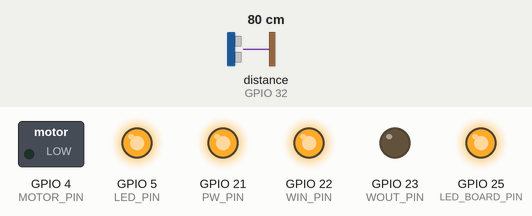
The sketch below on a simulated ESP32. On the bench: switched loads named in the sketch (green lamp = pin HIGH), output pins drawn as LEDs (lit = HIGH). Wiring (inferred from the names in the program): ultrasonic range finder: trigger GPIO 33; echo GPIO 32. The inputs (shaded band) are chosen by the test bench; at power-on: distance to the obstacle (sensor on GPIO 32) 80 cm. The echo pulse lasts 58.3 µs per cm; WiFi joins after 1.5 s; servers stay silent unless stated; the local clock reads 2024-03-15 10:24:30 at power-on unless the sketch sets it; pins used as bus, display or sensor lines are not drawn; what the sketch prints to the serial monitor is not drawn.

Above: at 3.2 s.
3.3 s: distance to the obstacle (sensor on GPIO 32) set to 2 cm
At 5.2 s:
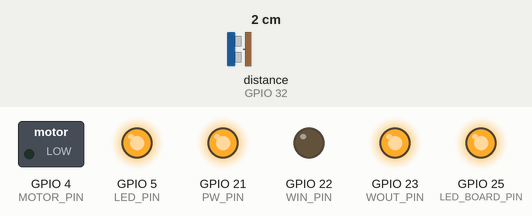
5.5 s: distance to the obstacle (sensor on GPIO 32) set to 5 cm
7.2 s: distance to the obstacle (sensor on GPIO 32) set to 8 cm
At 8.6 s:
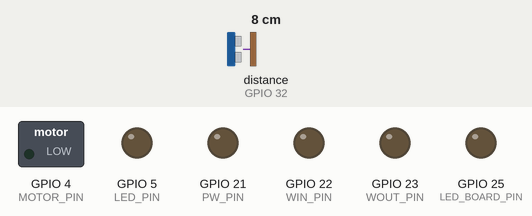
11.2 s: distance to the obstacle (sensor on GPIO 32) set to 4 cm
At 11.5 s:
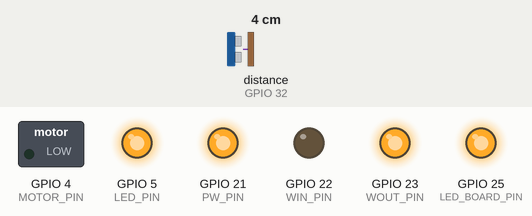
Timing chart, 0 to 13.7 s (numbered marks = the images above; inputs shaded):
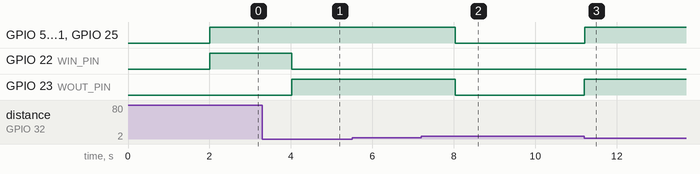

The sketch:

firsh.ino
```cpp
#include <WiFi.h>

// Thông tin Wi-Fi của bạn
const char* ssid = "No Internet";
const char* password = "Aaa@2233";
// upesy esp32 wroom

const long  gmtOffset_sec = 7 * 3600;
const int   daylightOffset_sec = 0;
//-----------------------------------SETTING-------------------------
int foodTime = 500; // thòi gian cho ăn 2(s)
int waterMax = 6; // mực nước tối đa 2(s)
int waterMin = 16; // mực nước tối thiểu 2(s)
// ----------------------------------PIN-------------------------------
#define LED_PIN 5 // đèn cá
#define MOTOR_PIN  4 // motor cho ăn
#define PW_PIN  21// nước Chung
#define WIN_PIN  22 // nước vào
#define WOUT_PIN  23 // Nước ra
#define LED_BOARD_PIN  25 // đèn bảng điều khiển
#define IN_TRACKING_PIN  26 // input nhận diện
#define POWER_TRACKING_PIN  27 // nguồn nhận diện
#define TRIG_PIN  33 // cảm biển siêu âm trắng
#define ECHO_PIN 32  // cảm biển siêu âm vàng

// ----------------------------------END - PIN-------------------------------
int foodDay = 0;
int waterDay = 0;
struct tm timeinfo;

///
void setup() {
  Serial.begin(115200);

  pinMode(PW_PIN, OUTPUT);  //  Out FoodPW_PIN
  pinMode(LED_PIN, OUTPUT);  //  Out
  pinMode(WIN_PIN, OUTPUT);  //  Out Food
  pinMode(WOUT_PIN, OUTPUT);  //  Out Food
  pinMode(LED_BOARD_PIN, OUTPUT);  //  Out Food
  pinMode(POWER_TRACKING_PIN, OUTPUT);

  pinMode(IN_TRACKING_PIN, INPUT);  //  Out Food
  pinMode(MOTOR_PIN, OUTPUT);  //  Out Food
  pinMode(TRIG_PIN, OUTPUT);  // Thiết lập chân Trig là đầu ra
  pinMode(ECHO_PIN, INPUT);   // Thiết lập chân Echo là đầu vào


//

    digitalWrite(PW_PIN, LOW); // tắt nguôn nhận diện
    digitalWrite(MOTOR_PIN, LOW); // tắt nguôn nhận diện
    digitalWrite(LED_PIN, LOW); // tắt nguôn nhận diện
    digitalWrite(WIN_PIN, LOW); // tắt nguôn nhận diện
    digitalWrite(WOUT_PIN, LOW); // tắt nguôn nhận diện
    digitalWrite(LED_BOARD_PIN, LOW); // tắt nguôn nhận diện
    digitalWrite(POWER_TRACKING_PIN, LOW); // tắt nguôn nhận diện


  // Kết nối Wi-Fi
  connectToWiFi();
  configTime(gmtOffset_sec, daylightOffset_sec, "pool.ntp.org", "time.nist.gov");
}

void loop() {
  checkWifi();

  // Lấy giờ hiện tại
  if (!getLocalTime(&timeinfo)) {
    Serial.println("Không lấy được thời gian");
    return;
  }
  // Hiển thị thời gian
 // Serial.printf("Giờ hiện tại: %02d:%02d:%02d\n", timeinfo.tm_hour, timeinfo.tm_min, timeinfo.tm_sec);
 // Serial.printf("Ngày hiện tại: %02d/%02d/%04d\n", timeinfo.tm_mday, timeinfo.tm_mon + 1, 1900 + timeinfo.tm_year);

  food();
    checkWater();
  tracking();
  checkAction();
}
void checkAction(){
  if(timeinfo.tm_hour >= 18|| timeinfo.tm_hour < 6){
     digitalWrite(POWER_TRACKING_PIN, HIGH);   // bật nguôn nhận diện
 }else{
    digitalWrite(POWER_TRACKING_PIN, LOW); // tắt nguôn nhận diện
 }
  if((timeinfo.tm_hour >= 18|| timeinfo.tm_hour < 6)  && digitalRead(IN_TRACKING_PIN) == HIGH){
      digitalWrite(LED_PIN, HIGH);
      digitalWrite(LED_BOARD_PIN, HIGH);
         Serial.println("có người di chuhển 19h - 6");
  }else  {
      digitalWrite(LED_PIN, LOW);
      digitalWrite(LED_BOARD_PIN, LOW);
  }
}
void checkWater(){
  if((timeinfo.tm_hour >= 17|| timeinfo.tm_hour < 8)){

  }else if(tracking() >  (waterMax + 2)){
      digitalWrite(WIN_PIN, HIGH);
      digitalWrite(PW_PIN, HIGH);
      digitalWrite(LED_PIN, HIGH);
      while (tracking() > waterMax ) {
      digitalWrite(LED_PIN, HIGH);
      digitalWrite(LED_BOARD_PIN, HIGH);
         Serial.println("Đang thêm nước");
          delay(1000);
      }
      digitalWrite(WIN_PIN, LOW);  // Đóng nước
      digitalWrite(LED_PIN, LOW);
      digitalWrite(PW_PIN, LOW);
      digitalWrite(LED_BOARD_PIN, LOW);
  }else
  if(tracking() <  (waterMax - 1 )){
      digitalWrite(WOUT_PIN, HIGH);
      digitalWrite(PW_PIN, HIGH);
      while (tracking() <  waterMax) {
      digitalWrite(LED_PIN, HIGH);
      digitalWrite(LED_BOARD_PIN, HIGH);
         Serial.println("Đang xả nước");
          delay(1000);
      }
      digitalWrite(PW_PIN, LOW);
      digitalWrite(LED_PIN, LOW);
      digitalWrite(LED_BOARD_PIN, LOW);
      digitalWrite(WOUT_PIN, LOW);
  }
}
void changWater(){
  if(   waterDay != timeinfo.tm_mday && timeinfo.tm_mday % 4 == 0 && timeinfo.tm_hour == 12 && timeinfo.tm_min < 10  ){
      digitalWrite(PW_PIN, HIGH);
      digitalWrite(WOUT_PIN, HIGH);
      while  (tracking() <= waterMin) {
      digitalWrite(LED_PIN, HIGH);
      digitalWrite(LED_BOARD_PIN, HIGH);
         Serial.println("Đang xả nước");
          delay(1000);
      }
      digitalWrite(WIN_PIN, HIGH);  // mở nước
      delay(1000);
      digitalWrite(WOUT_PIN, LOW); // đóng xả

      while (tracking() >= waterMax) {
      digitalWrite(LED_PIN, HIGH);
      digitalWrite(LED_BOARD_PIN, HIGH);
         Serial.println("Đang thêm nước");
          delay(1000);
      }
      digitalWrite(LED_PIN, LOW);
      digitalWrite(PW_PIN, HIGH);
      digitalWrite(LED_BOARD_PIN, LOW);
      digitalWrite(WIN_PIN, LOW);  // Đóng nước
      waterDay = timeinfo.tm_mday;
  }
}
void food(){
  if(  foodDay != timeinfo.tm_mday && timeinfo.tm_mday  % 2 == 0 && timeinfo.tm_hour == 6  && timeinfo.tm_min < 5 ){
    Serial.println("Đang cho ăn !!! ");
      digitalWrite(MOTOR_PIN, HIGH);
      delay(foodTime);
      digitalWrite(MOTOR_PIN, LOW);
      foodDay = timeinfo.tm_mday;
  }
}
float tracking(){ // do khoảng cách
  digitalWrite(TRIG_PIN, LOW);
  delayMicroseconds(2);
  digitalWrite(TRIG_PIN, HIGH);
  delayMicroseconds(10);
  digitalWrite(TRIG_PIN, LOW);
  long duration = pulseIn(ECHO_PIN, HIGH);
  float distance = (duration * 0.034) / 2;  // Tốc độ âm thanh là 340 m/s = 0.034 cm/μs
  Serial.print("Khoảng cách: ");
  Serial.print(distance);
  Serial.println(" cm");
  return distance;
}
// Hàm kết nối Wi-Fi
void connectToWiFi() {
  WiFi.begin(ssid, password);

  // Đợi cho đến khi kết nối
  while (WiFi.status() != WL_CONNECTED) {
    delay(1000);
    Serial.print(".");
  }

  Serial.println();
  Serial.println("Đã kết nối Wi-Fi!");
  Serial.print("Địa chỉ IP: ");
  Serial.println(WiFi.localIP());
}
void checkWifi(){
  if (WiFi.status() != WL_CONNECTED) {
    Serial.println("Wi-Fi lost. Reconnecting...");
    WiFi.disconnect();
    WiFi.begin(ssid, password);

    // Chờ đến khi kết nối lại
    while (WiFi.status() != WL_CONNECTED) {
      delay(500);
      Serial.print(".");
    }

    Serial.println("\nReconnected to Wi-Fi!");
  }
}
```

Measured:
- the behaviour switches between 6 and 7 cm on distance to the obstacle (sensor on GPIO 32) (found by bisection; images 1 and 2)
- after the input at 3.3 s, GPIO 22 (WIN_PIN): HIGH → LOW after 0.72 s; GPIO 23 (WOUT_PIN): LOW → HIGH after 0.72 s
- after the input at 5.5 s, every drawn part: stays the same
- after the input at 7.2 s, GPIO 5 (LED_PIN), GPIO 21 (PW_PIN), GPIO 23 (WOUT_PIN), GPIO 25 (LED_BOARD_PIN): HIGH → LOW after 0.83 s
- after the input at 11.2 s, GPIO 5 (LED_PIN), GPIO 21 (PW_PIN), GPIO 23 (WOUT_PIN), GPIO 25 (LED_BOARD_PIN): LOW → HIGH at once
